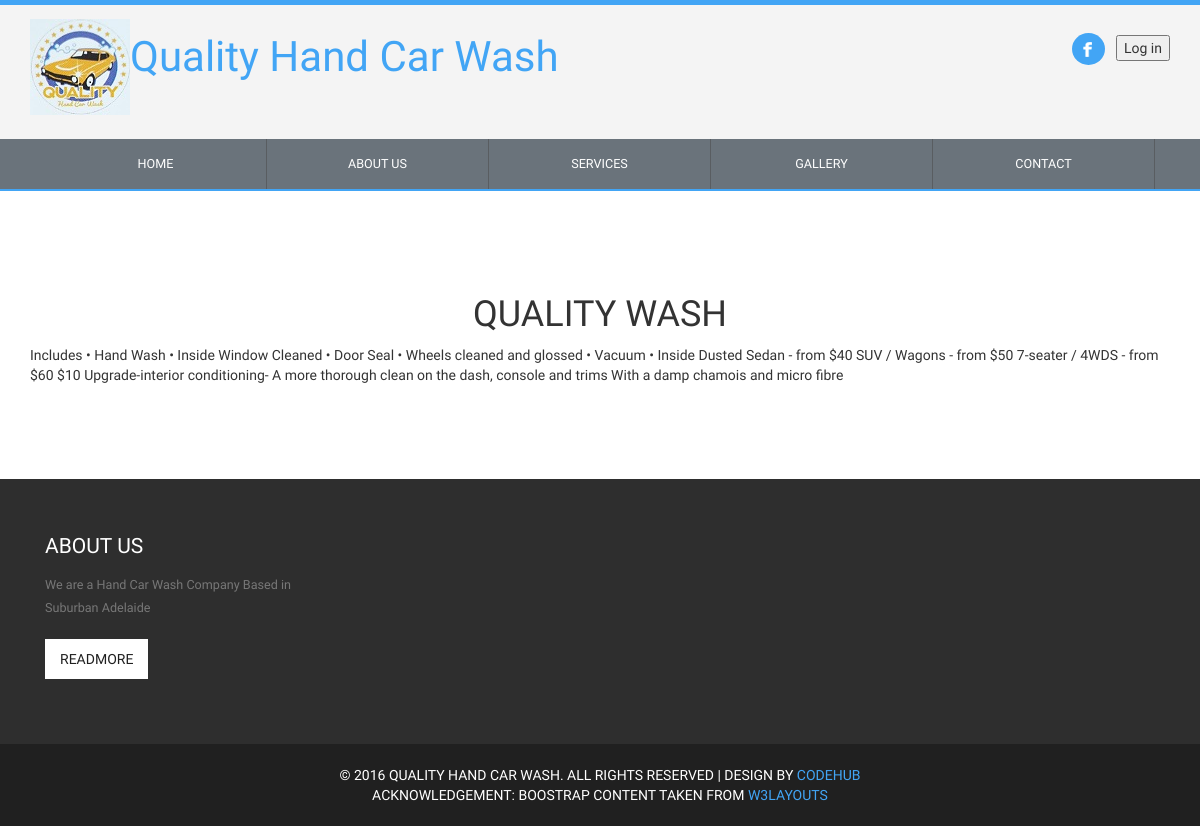
The app's page /deluxe.php with its own data.
### tables this page shows
CREATE TABLE IF NOT EXISTS `service` (
  `sid` int(5) NOT NULL,
  `name` varchar(20) NOT NULL,
  `description` varchar(2000) NOT NULL,
  `price` int(12) DEFAULT NULL,
  PRIMARY KEY (`sid`)
);

### deluxe.php (the view, shortened to what this page needs)
<!DOCTYPE HTML>
<html>
	<head>
		<link href="css/style.css" rel="stylesheet" type="text/css"  media="all" />
		<link href="css/bootstrap.css" rel="stylesheet" type="text/css" media="all">
		<link rel="stylesheet" href="css/responsiveslides.css">
	</head>
	<body>
		<div class="header">
		<div class="container">
				<div class="logo">
                  <p><img src="images/Car_Wash_Logo.jpg" width="100" height="96" alt=""/><a href="index.html">Quality Hand Car Wash</a>
                  </p>
				</div>
				<div class="top-search-social-nav">
					<ul>
						<li class="active"><a href="#"><img src="images/facebook.png" title="Facebook" alt=""> </a>
                        </li>
                         <button type="button">Log in</button>
					</ul>
				</div>
				<div class="clearfix"> </div>
		  </div>
		</div>
		<div class="top-nav">
				<div class="container">
	   			<div id="navbar" class="navbar-collapse collapse">
	              <ul class="nav navbar-nav">
	                  <li class="home"><a href="index.html">Home</a></li>
					  <li class=""><a href="about.html">About Us</a></li>
					  <li class=""><a href="services.html">Services</a></li>
					  <li class=""><a href="gallery.html">Gallery</a></li>
					  <li class="contact"><a href="contact.html">Contact</a></li>
	              </ul>
	            </div>
				</div>
			</div>
	<div class="content">
		<div class="container">
<?php
$conn = mysql_connect("localhost","root","");
$query = "Select name, description from service where sid=2";
$results = mysql_query($query, $conn);
while ($row = mysql_fetch_assoc($results))   {
?>
<h1 class="text-center"><?php echo$row['name'] ?></h1>
      <p><?php echo$row['description'] ?>    </p>
			    </div>
                </div>
<?php
}
?>
<div class="footer">
		<div class="container">
			<div class="col-md-3 footer-grid">
				<h3>About us</h3>
				<p>We are a Hand Car Wash Company Based in Suburban Adelaide</p>
				<a href="#">ReadMore</a>
			</div>
			<div class="clearfix"> </div>
		</div>
	</div>
	<div class="copy-right">
		<p>&copy; 2016 Quality Hand Car Wash. All rights reserved | Design by <a href="https://sites.google.com/site/codehub05/"> CodeHub </a></p> <p> Acknowledgement: Boostrap content taken from <a href="http://w3layouts.com/"> W3layouts </a></p>
	</div>
	</body>
</html>

### css/style.css (style rules this page uses)
h4, h5, h6, h1, h2, h3 { margin: 0; }
ul, ol { margin: 0; }
p { margin: 0; }
html, body { font-family: 'Hind-Regular'; font-size: 100%; background:#fff; }
body { font-family: 'Sintony', sans-serif !important; border-top:5px solid #42A5F5; }
body a { text-decoration:none; transition:0.5s all; -webkit-transition:0.5s all; -moz-transition:0.5s all; -o-transition:0.5s all; -ms-transition:0.5s all; }
.header { padding:1em 0em; background:rgba(238, 238, 238, 0.63); }
.top-search-social-nav ul { margin:1em 0em 0em 0em; padding:0px; }
.logo { float:left; }
.logo a { font-size:3em; color: #42a5f5; font-family: 'Fjalla One', sans-serif; }
.top-search-social-nav ul li { display:inline-block; }
.top-search-social-nav ul li a { background: #000; padding: 8px 9px; -webkit-transition: all 0.3s ease-out; -moz-transition: all 0.3s ease-out; -ms-transition: all 0.3s ease-out; -o-transition: all 0.3s ease-out; transition: all 0.3s ease-out; display: block; margin: 0px 8px 0px 0px; -webkit-border-radius: 50%; -moz-border-radius: 50%; border-radius: 50%; font-family: 'Sintony', sans-serif; line-height: 1em; }
.top-search-social-nav li.active> a, .top-search-social-nav li> a:hover { background:#42a5f5; }
.top-search-social-nav { float:right; }
.top-nav { background:#6a737b; border-bottom: 2px solid #42A5F5; }
.top-nav ul li { display:inline-block; float:left; width:20%; border-right: 1px solid rgba(78, 78, 78, 0.57); }
.top-nav li a { padding: 15px 101px; display: block; text-transform: uppercase; color: #FFF; -webkit-transition: all 0.3s ease-out; -moz-transition: all 0.3s ease-out; -ms-transition: all 0.3s ease-out; -o-transition: all 0.3s ease-out; transition: all 0.3s ease-out; font-size: 0.9em; text-align: center; font-family: 'Sintony', sans-serif; }
.navbar-nav { float: none !important; }
.content { margin:6em 0em; }
.footer { background:#2E2E2E; padding:4em 0em; }
.footer-grid h3 { font-family: 'Sintony', sans-serif; color: #FFF; font-size: 1.5em; text-transform: uppercase; margin: 0em 0em 0.8em 0em; }
.footer-grid p { font-size: 0.9em; color: #777; line-height: 1.8em; font-family: 'Sintony', sans-serif; }
.footer-grid a { font-family: 'Sintony', sans-serif; color: #202020; font-size: 1em; text-transform: uppercase; background: #FFF; padding: 10px 15px; display: inline-block; margin: 9px 0; -webkit-transition: all 0.3s ease-out; -moz-transition: all 0.3s ease-out; -ms-transition: all 0.3s ease-out; -o-transition: all 0.3s ease-out; transition: all 0.3s ease-out; }
.copy-right { text-align:center; padding:1.5em 0em; background:#202020; }
.copy-right p { font-family: 'Sintony', sans-serif; color: #FFF; font-size: 1em; margin: 0em; text-transform: uppercase; }
.copy-right p a { color:#42a5f5; font-family: 'Sintony', sans-serif; -webkit-transition: all 0.3s ease-out; -moz-transition: all 0.3s ease-out; -ms-transition: all 0.3s ease-out; -o-transition: all 0.3s ease-out; transition: all 0.3s ease-out; }
@media (max-width:1366px) { .top-nav li a { padding: 15px 95.6px; } }
@media (max-width:1280px) { .top-nav li a { padding: 15px 87.9px; } }

### records on screen
service: name "QUALITY WASH", description "Includes • Hand Wash • Inside Window Cleaned • Door Seal • Wheels cleaned and glossed • Vacuum • Inside Dusted Sedan - from $40 SUV / Wagons - from $50 7-seater / 4WDS - from $60 $10 Upgrade-interior conditioning- A more thorough clean on the dash, console and trims With a damp chamois and micro fibre"
